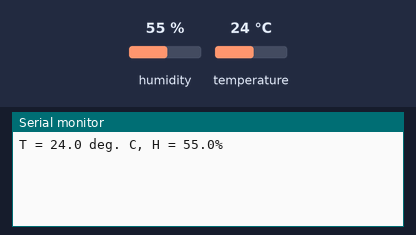
A sketch run on a simulated Arduino Uno, built with avr-gcc and run on an emulated ATmega328P. Shown: the last lines printed to the serial monitor. Inputs (shaded band) come from the test bench; at power-on: humidity 55 %, temperature 24 °C.

Above: at 3.0 s.
3.1 s: humidity set to 22 %
4.6 s: temperature set to 12 °C
At 5.2 s:
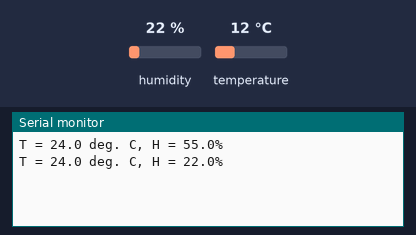
6.1 s: humidity set to 40 %
At 8.2 s:
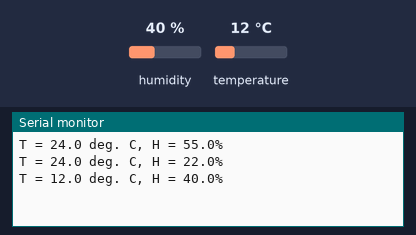
Timing chart, 0 to 9.7 s (numbered marks = the images above; inputs shaded):
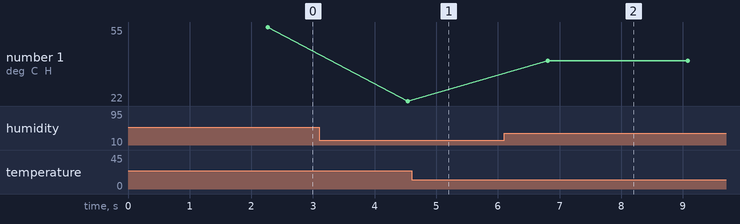

The sketch:

DHT_nonblocking.ino
```cpp
#include <dht_nonblocking.h>

#define DHT_SENSOR_TYPE DHT_TYPE_11
//#define DHT_SENSOR_TYPE DHT_TYPE_21
//#define DHT_SENSOR_TYPE DHT_TYPE_22

static const int DHT_SENSOR_PIN = 8;
DHT_nonblocking dht_sensor( DHT_SENSOR_PIN, DHT_SENSOR_TYPE );

void setup( )
{
  Serial.begin( 9600);
}
void loop( )
{
  float temperature;
  float humidity;

  if(dht_sensor.measure(&temperature, &humidity)){
    Serial.print( "T = " );
    Serial.print( temperature, 1 );
    Serial.print( " deg. C, H = " );
    Serial.print( humidity, 1 );
    Serial.println( "%" );
  }
}
```

Measured:
- after the input at 6.1 s, the serial monitor: prints a new line after 0.71 s (image 2)
- plotted number 1: 55 → 22 after the input at 3.1 s, 22 → 40 after the input at 6.1 s
